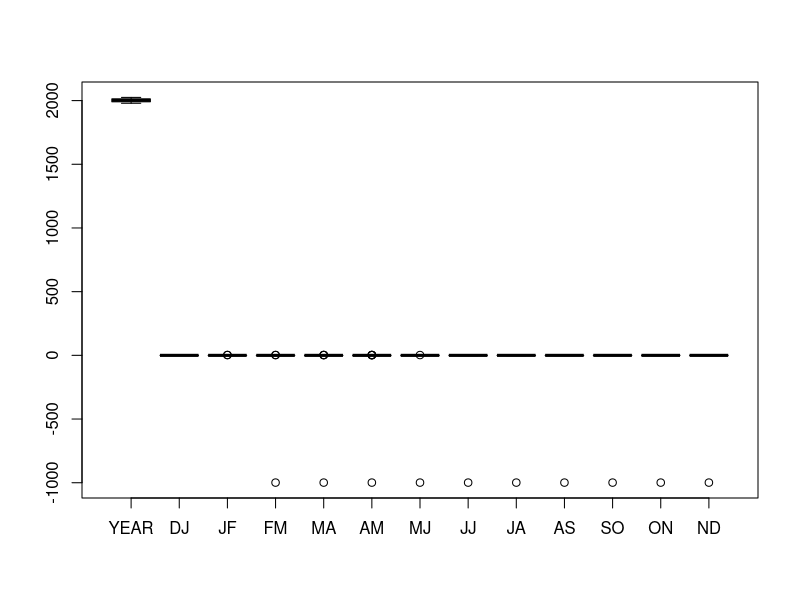
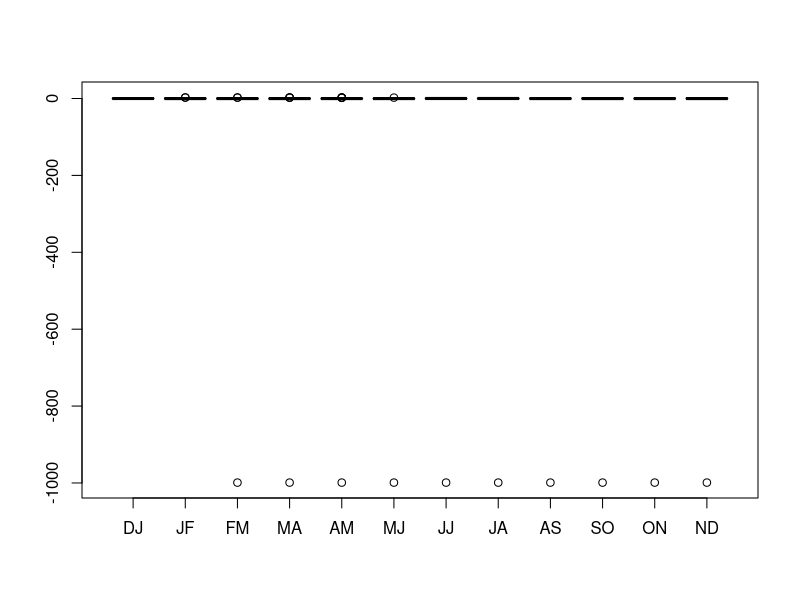
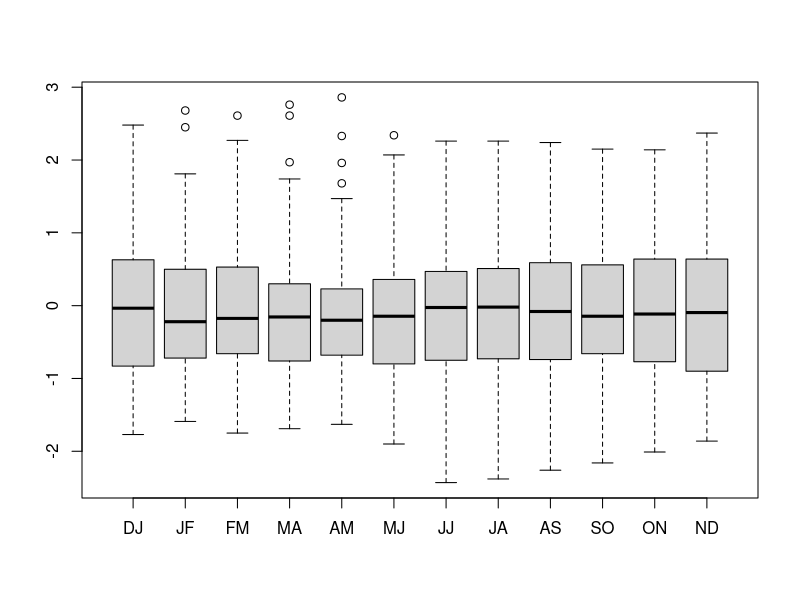
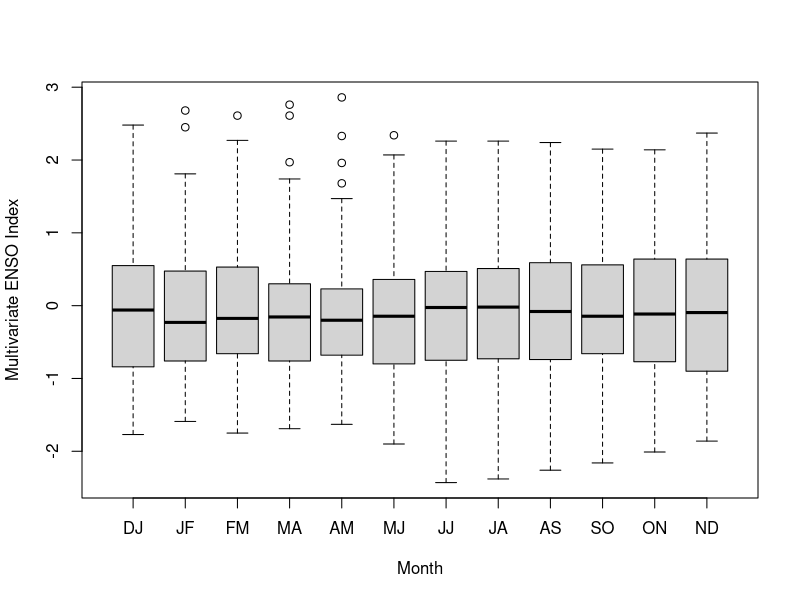
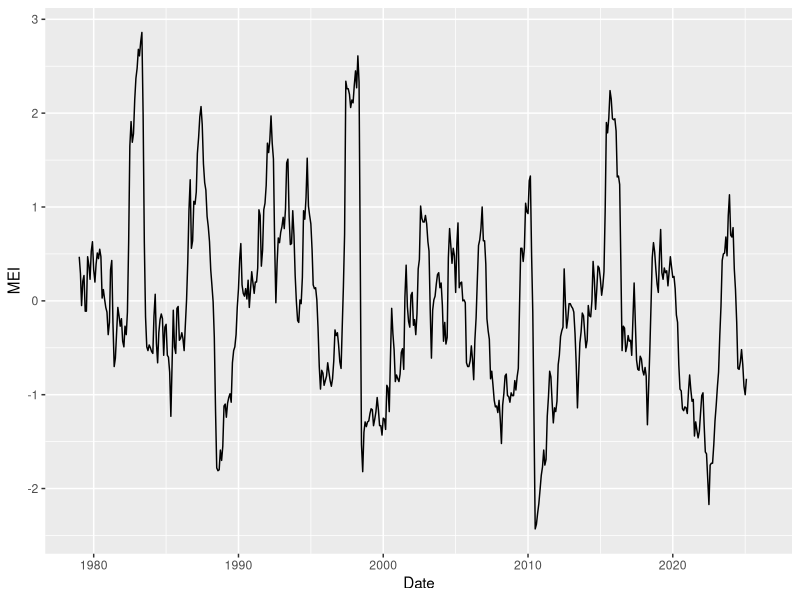

These figures' R source, in order:
## ---- chunk 1
MEI_raw <- read.delim("MEI_raw.txt")
MEI <- read.table("MEI_cleaned.txt", header = TRUE)
## ---- chunk 2
View(MEI_raw)
View(MEI)
## ---- chunk 3
class(MEI)
class(MEI$YEAR)
class(MEI$DJ)
## ---- chunk 4
summary(MEI)
## ---- chunk 5
boxplot(MEI)
## ---- chunk 6
boxplot(MEI[,-1])
## ---- chunk 7
boxplot(MEI[-nrow(MEI),-1])
## ---- chunk 8
head(MEI)
tail(MEI)
## ---- chunk 9
MEI$FM <- replace(MEI$FM, MEI$FM == -999, NA)
MEI$MA <- replace(MEI$MA, MEI$MA == -999, NA)
MEI$AM <- replace(MEI$AM, MEI$AM == -999, NA)
MEI$MJ <- replace(MEI$MJ, MEI$MJ == -999, NA)
MEI$JJ <- replace(MEI$JJ, MEI$JJ == -999, NA)
MEI$JA <- replace(MEI$JA, MEI$JA == -999, NA)
MEI$AS <- replace(MEI$AS, MEI$AS == -999, NA)
MEI$SO <- replace(MEI$SO, MEI$SO == -999, NA)
MEI$ON <- replace(MEI$ON, MEI$ON == -999, NA)
MEI$ND <- replace(MEI$ND, MEI$ND == -999, NA)
tail(MEI)
## ---- chunk 10
MEI <- read.table("MEI_cleaned.txt", header = TRUE)

for (i in 1:ncol(MEI)) {
  col <- colnames(MEI)[i]
  MEI[[col]] <- replace(MEI[[col]], MEI[[col]] == -999, NA)
}

tail(MEI)
## ---- chunk 11
MEI <- read.table("MEI_cleaned.txt", header = TRUE)

MEI[] <- lapply(MEI, function(x) replace(x, x == -999, NA))

tail(MEI)
## ---- chunk 12
boxplot(MEI[,-1], ylab = "Multivariate ENSO Index", xlab = "Month")
## ---- chunk 13
library(dplyr)
library(ggplot2)
library(tidyr)
## ---- chunk 14
MEI_long <- MEI %>%
  pivot_longer(cols = DJ:ND, names_to = "Month", values_to = "MEI")

head(MEI_long)
## ---- chunk 15
MEI_long <- MEI_long %>%
  mutate(MonthNum = case_match(Month,
                               "DJ" ~ "01",
                               "JF" ~ "02",
                               "FM" ~ "03",
                               "MA" ~ "04",
                               "AM" ~ "05",
                               "MJ" ~ "06",
                               "JJ" ~ "07",
                               "JA" ~ "08",
                               "AS" ~ "09",
                               "SO" ~ "10",
                               "ON" ~ "11",
                               "ND" ~ "12"),
         Date = paste0(MonthNum, "/" , 1, "/", YEAR))

MEI_long$Date <- as.Date(MEI_long$Date, "%m/%d/%Y")

head(MEI_long)
## ---- chunk 16
MEIseries <- ggplot(data = MEI_long, aes(x = Date, y = MEI)) +
  geom_line()

MEIseries
